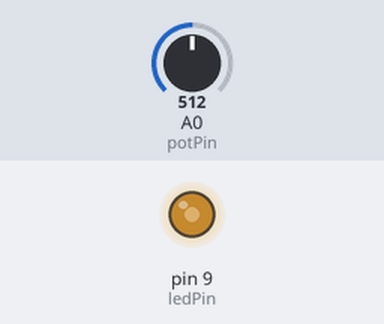
A sketch run on a simulated Arduino Uno, built with avr-gcc and run on an emulated ATmega328P. Parts: output pins drawn as LEDs (lit = HIGH). Inputs (shaded band) come from the test bench; at power-on: A0 (potPin) = 512.

Above: at 1.2 s.
1.3 s: A0 (potPin) set to 716
At 2.0 s:
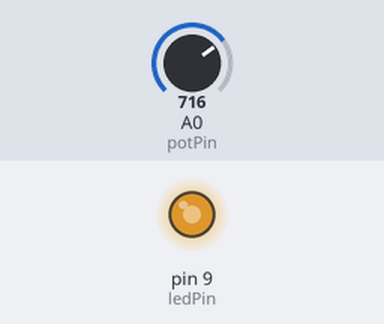
2.8 s: A0 (potPin) set to 900
At 3.1 s:
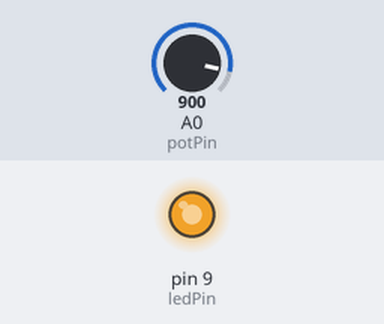
4.3 s: A0 (potPin) set to 122
At 5.4 s:
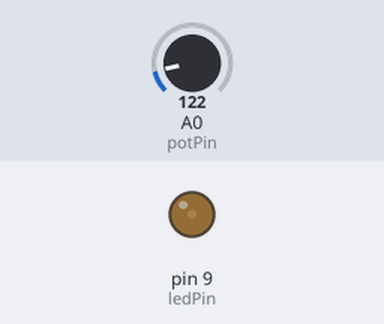
5.8 s: A0 (potPin) set to 0
At 6.6 s:
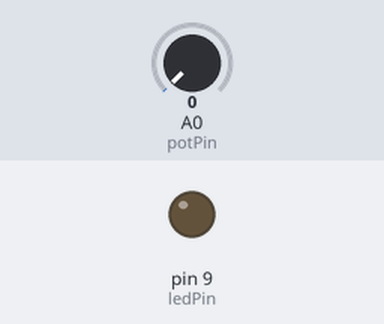
7.3 s: A0 (potPin) set to 511
At 7.7 s:
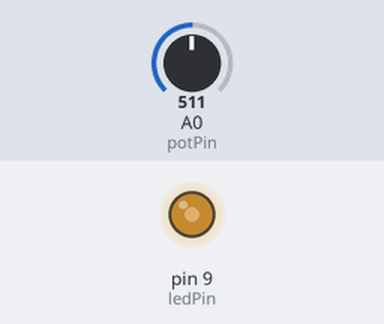
Timing chart, 0 to 9.8 s (numbered marks = the images above; inputs shaded):
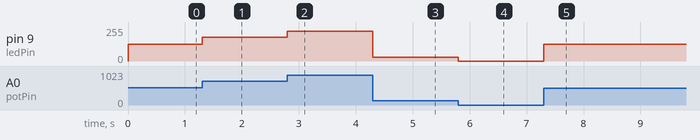

Measured:
- after the input at 1.3 s, pin 9 (ledPin): 127/255 → 178/255 at once
- after the input at 2.8 s, pin 9 (ledPin): 178/255 → 224/255 at once
- after the input at 4.3 s, pin 9 (ledPin): 224/255 → 30/255 at once
- after the input at 5.8 s, pin 9 (ledPin): 30/255 → 0/255 at once
- after the input at 7.3 s, pin 9 (ledPin): 0/255 → 127/255 at once

The sketch:

pwm_led.ino
```cpp
int potPin = A0;     // Potentiometer pin
int ledPin = 9;      // LED PWM pin
int potValue = 0;    // Store potentiometer value

void setup() {
  pinMode(ledPin, OUTPUT);
}

void loop() {
  potValue = analogRead(potPin);   // Read value (0–1023)

  int brightness = map(potValue, 0, 1023, 0, 255); // Convert to 0–255

  analogWrite(ledPin, brightness); // Control LED brightness
}
```
